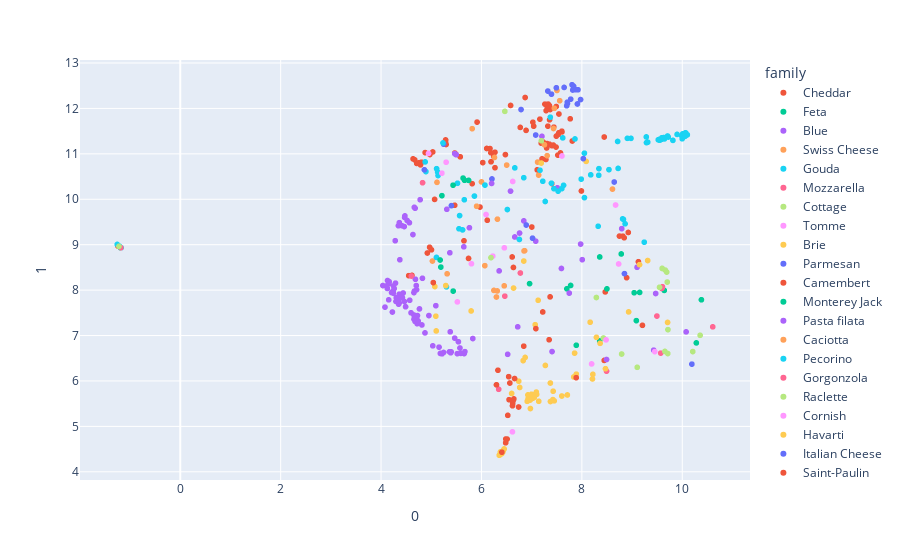

Notebook cell for this chart:
### Code cell
umapReducer = umap.UMAP(n_components=2)
umap_df = pd.DataFrame(umapReducer.fit_transform(cheese_df[feature_list]))
umap_df = pd.concat([umap_df, df], axis=1)
fig = px.scatter(umap_df, x=0, y=1, color='family', hover_name='cheese', hover_data=['color', 'country', 'aroma', 'rind', 'texture', 'milk', 'vegan'])
fig.show()

### Figure 1 — Plotly figure (JSON) as saved in the notebook; plotly's stock layout.template omitted (floating-point values rounded to 4 significant figures; data arrays with more than 128 entries replaced by an {"elided": "..."} marker saying what was removed)
{"data": [{"customdata": {"elided": "90x7 mixed values"}, "hovertemplate": "<b>%{hovertext}</b><br><br>family=Cheddar<br>0=%{x}<br>1=%{y}<br>color=%{customdata[0]}<br>country=%{customdata[1]}<br>aroma=%{customdata[2]}<br>rind=%{customdata[3]}<br>texture=%{customdata[4]}<br>milk=%{customdata[5]}<br>vegan=%{customdata[6]}<extra></extra>", "hovertext": ["Abbot’s Gold", "ADL Brick Cheese", "ADL Mild Cheddar", "Aged British Cheddar", "Amul Processed Cheese", "Anniversary Ale Cheddar", "Apple Walnut Smoked", "Applewood", "Avonlea Clothbound Cheddar", "Barber's 1833", "Barely Buzzed", "Barry's Bay Cheddar", "Baylough", "Bega Processed Cheddar", "Bermondsey Hard Pressed", "Bleu Mont Dairy Bandaged Cheddar", "Blissful Blocks", "Boivin Extra Aged Cheddar", "Boivin Marbled Cheddar", "Boivin Medium Cheddar", "Bothwell Black Truffle Cheddar", "Cabot Clothbound", "Cacow Belle", "Caerphilly", "Cahill's Irish Porter Cheddar", "Cahill's Whiskey Cheese", "Cairnsmore", "Canadian Cheddar", "Checkerboard Cheddar", "Cheddar", "Cheddar LaDiDa Lavender", "Cheddar with Irish Porter", "Cheddar with Red Wine", "Cheese Curds", "Chocolate Stout Cheddar", "Coastal Cheddar", "Colby", "Coolattin Cheddar", "Cornish Crumbly", "Cornish Smuggler", "Cougar Gold", "Country Morning", "Crowley", "LaClare Farms Chandoka", "LaClare Farms Cheddar", "LaClare Farms Raw Goats Milk Cheddar", "Lake District Extra Mature Cheddar", "Lake District Mature Cheddar", "Laura Chenel Tome", "Le Marquis Chevre", "Lincolnshire Poacher", "Llanboidy", "Loch Arthur Farmhouse", "Longhorn", "Maffra Aged Rinded Cheddar", "Maffra Dargo Walnut", "Maffra Mature Cheddar", "Maffra Peppercorn Cheddar", "Maffra Sage Derby", "Marble Cheddar", "Marco Polo", "Martha's Heat", "Menonita", "Mersey Valley Original Vintage", "Molbo", "Montgomery's Cheddar", "Morimoto Soba Ale Cheddar", "Mossfield Organic", "Mt. Mazama Cheddar", "Pembrokeshire Extra Mature Cheddar", "Pembrokeshire Mature Cheddar", "Pinconning", "Pistol Point Cheddar", "Plymouth Cheese", "Prairie Breeze Cheddar", "Prastost", "Processed Cheddar", "Promontory", "Provel", "Pyengana Cheddar", "Sartori Reserve Raspberry BellaVitano", "Scallion Onion Cheddar", "Scotch Bonnet Cheddar", "Seahive", "Seriously Strong Cheddar", "Sharp Cheddar", "Shelburne Cheddar", "Shtayburne Farm Cheddar", "Slices Of Bliss", "Smokey Touvelle"], "legendgroup": "Cheddar", "marker": {"color": "#EF553B", "symbol": "circle"}, "mode": "markers", "name": "Cheddar", "showlegend": true, "type": "scattergl", "x": [4.671, 6.244, 6.186, 7.49, 6.773, 5.284, 7.6, 4.972, 7.229, 7.574, 7.491, 7.308, 7.604, 6.842, 7.369, 7.314, 6.889, 6.477, 6.269, 6.17, 6.105, 7.329, 5.004, 7.991, 5.492, 5.971, 8.446, 6.581, 4.762, 7.401, 5.066, 5.467, 5.295, 9.126, 5.03, 7.003, 6.27, 7.207, 4.615, 4.551, 6.637, 7.04, 7.404, 8.749, 8.817, 8.843, 4.923, 4.805, 8.925, 8.466, 7.431, 7.323, 7.284, 6.19, 7.19, 6.87, 7.542, 5.912, 5.286, 7.11, 7.353, 7.809, 6.026, 7.164, 5.577, 7.288, 4.774, 7.264, 4.638, 5.652, 4.968, 5.815, 4.711, 7.357, 7.544, -1.242, 6.116, 7.486, 7.368, 7.024, 7.528, 4.786, 7.522, 7.768, 7.355, 5.467, 7.298, 7.443, 8.892, 4.878], "xaxis": "x", "y": [10.87, 10.94, 11.03, 12.04, 11.58, 11.25, 11.5, 10.98, 11.26, 11.02, 11.39, 11.23, 11.48, 6.766, 11.98, 12.01, 11.52, 10.98, 11.04, 11.12, 11.12, 12.1, 8.887, 10.18, 10.99, 9.828, 11.37, 12.06, 10.81, 10.35, 9.997, 11.02, 11.21, 8.625, 11.04, 9.389, 10.69, 10.89, 8.325, 8.318, 8.499, 11.61, 11.18, 9.189, 9.188, 9.153, 8.817, 10.82, 9.269, 7.961, 11.19, 11.61, 10.88, 10.83, 11.24, 12.24, 11.46, 11.7, 11.31, 10.65, 11.21, 11.28, 10.81, 11.76, 10.93, 11.95, 10.79, 12.09, 10.89, 9.085, 8.944, 10.34, 10.79, 11.75, 11.88, 8.97, 9.538, 11.15, 7.851, 11.7, 11.43, 10.76, 10.97, 11.77, 12.06, 9.868, 11.13, 11.59, 8.274, 11.03], "yaxis": "y"}, {"customdata": [["white", "Cyprus, Egypt, Israel, Jordan, Lebanon, Middle East, Syria", "mild, milky", "natural", "elastic, smooth, springy", "cow, goat, sheep", false], ["white", "Australia", "herbal, mild, milky", "rindless", "creamy, crumbly, springy", "cow", false], ["white", "Greece", "rich", null, "creamy, crumbly", "cow, goat, sheep", null], ["white", "Australia", "clean, fresh, herbal", "natural", "creamy", "cow", false], ["white", "New Zealand", null, "natural", "creamy, crumbly, open", "sheep", false], ["white", "Canada", "clean, lactic", "natural", "crumbly, dry", "sheep", null], ["white", "Greece", "clean, nutty, subtle", "rindless", "creamy", "goat, sheep", null], ["white", "United States", "fresh", "rindless", "soft", "goat, sheep", null], ["white", "France, United States", "fresh", "natural", "crumbly", "cow", null], ["white", "Egypt, Lebanon, Syria", "pungent, strong", "mold ripened", "creamy, crumbly, firm", "cow, sheep", false], ["white", "Albania, Bulgaria, Croatia, Greece, Israel, Macedonia, Romania, Serbia", "strong", "natural", "crumbly, grainy, smooth", "cow, goat, sheep", false], ["white", "Ireland", "goaty", "rindless", "smooth", "goat", null], ["white", "United States", "fresh", null, "crumbly, firm", "cow", false]], "hovertemplate": "<b>%{hovertext}</b><br><br>family=Feta<br>0=%{x}<br>1=%{y}<br>color=%{customdata[0]}<br>country=%{customdata[1]}<br>aroma=%{customdata[2]}<br>rind=%{customdata[3]}<br>texture=%{customdata[4]}<br>milk=%{customdata[5]}<br>vegan=%{customdata[6]}<extra></extra>", "hovertext": ["Ackawi", "Barambah Organics Marinated Feta", "Barrel Aged Feta", "Binnorie Marinated Fetta", "Brinza - Feta style", "Lemon Fetish", "Manouri", "Phoebe", "President Fat Free Feta", "Shanklish", "Sirene", "St Tola Greek Style", "Stella Feta"], "legendgroup": "Feta", "marker": {"color": "#00cc96", "symbol": "circle"}, "mode": "markers", "name": "Feta", "showlegend": true, "type": "scattergl", "x": [8.5, 9.642, 7.889, 9.151, 8.355, 9.042, -1.189, 10.28, 7.701, 10.38, 8.356, 9.086, 7.776], "xaxis": "x", "y": [8.028, 7.994, 6.786, 7.949, 6.88, 7.942, 8.93, 6.838, 8.029, 7.787, 8.73, 7.328, 8.103], "yaxis": "y"}, {"customdata": {"elided": "94x7 mixed values"}, "hovertemplate": "<b>%{hovertext}</b><br><br>family=Blue<br>0=%{x}<br>1=%{y}<br>color=%{customdata[0]}<br>country=%{customdata[1]}<br>aroma=%{customdata[2]}<br>rind=%{customdata[3]}<br>texture=%{customdata[4]}<br>milk=%{customdata[5]}<br>vegan=%{customdata[6]}<extra></extra>", "hovertext": ["Adelost", "Amablu Blue cheese", "Arådalen", "Asher Blue", "Aura", "Barden Blue", "Basajo", "Bath Blue", "Bavaria blu", "Bayley Hazen Blue", "Beenleigh Blue", "Bergere Bleue", "Big Rock Blue", "Big Woods Blue", "Blacksticks Blue", "Bleu Bénédictin", "Bleu d'Auvergne", "Bleu de Laqueuille", "Bleu Des Causses", "Bleu L'Ermite", "Bleubry", "Blu '61", "Blu di Bufala", "Blue Castello", "Blue Cheese", "Blue Lupine", "Blue Rathgore", "Blue Vein (Australian)", "Blue Wensleydale", "Blue Yonder", "Bohemian Blue", "Brebis d'Azure", "Bresse Bleu", "Brutal Blue", "Buff Blue", "Buttermilk Blue Affinee", "Buttermilk Gorgonzola", "Buxton Blue", "Cabrales", "cambazola", "Cambozola Grand Noir", "Capri Blu", "Caronzola", "Carr Valley Glacier Wildfire Blue", "Cashel Blue", "Castelmagno", "Caveman Blue", "Cayuga Blue", "Chelsea Blue", "Chiriboga Blue", "Chorlton Blue Cheshire", "Colston Bassett Stilton", "Cornish Blue", "Cote Hill Blue", "Crema de Blue", "Cressy Blu", "Crozier", "CréMonté", "La Peral", "LaClare Ziege Zacke Blue", "Lindy Hop", "Macconais", "Magna", "Maytag Blue", "Meredith Blue", "Midnight Blue", "Milawa Aged Blue", "Milawa Blue", "Mine-Gabhar", "Montagnolo", "Montsalvat", "Moody Blue", "Muffato", "Muranda Blue", "Météorite", "Picos de Europa", "Pied-de-vent", "Point Reyes Bay Blue", "Point Reyes Original Blue", "Purple's a Must", "Saint Agur", "Salemville Amish Blue", "Salemville Amish Gorgonzola", "Salemville Smokehaus Blue", "Sartori Reserve Dolcina Gorgonzola", "Shaker Blue", "Shropshire Blue", "Smokey Oregon Blue", "Stella Blue", "Stella Reduced Fat Blue", "Stella Smoked Blue", "Stichelton", "Stilton", "Strathdon Blue"], "legendgroup": "Blue", "marker": {"color": "#ab63fa", "symbol": "circle"}, "mode": "markers", "name": "Blue", "showlegend": true, "type": "scattergl", "x": [4.739, 4.233, 5.03, 4.208, 4.814, 4.663, 4.656, 5.541, 5.388, 4.519, 7.749, 4.036, 4.153, 4.565, 5.589, 4.465, 5.091, 5.467, 4.725, 4.571, 5.181, 5.518, 4.701, 6.722, 4.677, 4.426, 8.794, 4.719, 7.511, 4.245, 10.08, 4.779, 5.656, 4.824, 8.008, 4.303, 4.124, 4.247, 4.635, 6.522, 4.44, 5.828, 5.245, 4.351, 4.354, 7.081, 4.475, 7.975, 9.1, 4.765, 4.287, 4.678, 4.685, 4.655, 4.665, 4.345, 4.116, 5.363, 4.655, 4.462, 4.36, 7.406, 4.875, 4.417, 4.664, 4.364, 7.593, 5.155, 9.431, 5.572, 5.397, 4.24, 6.843, 4.365, 5.215, 4.711, 4.953, 4.374, 4.262, 4.282, 5.67, 4.297, 4.311, 4.489, 4.226, 4.078, 5.76, 4.469, 4.158, 4.129, 4.161, 4.597, 5.377, 4.707], "xaxis": "x", "y": [7.318, 7.949, 6.773, 7.947, 7.233, 9.823, 7.359, 6.863, 6.62, 9.534, 7.934, 8.101, 7.786, 9.483, 6.606, 7.748, 7.657, 6.943, 7.44, 7.777, 6.606, 6.601, 8.1, 7.191, 7.31, 7.832, 9.353, 7.261, 10.25, 7.933, 7.08, 9.99, 6.602, 8.261, 8.67, 7.834, 8.037, 8.091, 9.223, 6.587, 7.937, 6.934, 6.627, 7.69, 7.8, 9.078, 9.634, 9.013, 8.503, 7.586, 8.154, 9.803, 8.239, 7.945, 7.98, 9.418, 8.097, 6.642, 7.452, 9.399, 7.712, 6.647, 7.058, 9.418, 7.382, 7.911, 8.477, 6.745, 6.678, 6.725, 6.64, 7.988, 9.525, 9.485, 6.598, 7.39, 7.44, 8.669, 8.034, 9.087, 6.645, 7.751, 7.748, 7.634, 7.517, 7.626, 9.373, 9.6, 8.143, 8.211, 8.186, 7.5, 7.082, 8.008], "yaxis": "y"}, {"customdata": {"elided": "21x7 mixed values"}, "hovertemplate": "<b>%{hovertext}</b><br><br>family=Swiss Cheese<br>0=%{x}<br>1=%{y}<br>color=%{customdata[0]}<br>country=%{customdata[1]}<br>aroma=%{customdata[2]}<br>rind=%{customdata[3]}<br>texture=%{customdata[4]}<br>milk=%{customdata[5]}<br>vegan=%{customdata[6]}<extra></extra>", "hovertext": ["Affineur Walo Rotwein Sennechäs", "Alpha Tolman", "Amul Emmental", "Ascutney Mountain", "Baby Swiss", "Boo Boo Baby Swiss", "Challerhocker", "Cremig Extra Würzig, Bergkäse Aus Dem Schweizer Jura", "La Vache Qui Rit cheese", "Lacy Swiss", "Lappi", "Mont St-Benoît", "Pawlet", "Pleasant Creek", "Prairie Rose", "President Madrigal", "Sbrinz", "St Fidèle Swiss", "St Gall", "Stella Swiss", "Swiss cheese"], "legendgroup": "Swiss Cheese", "marker": {"color": "#FFA15A", "symbol": "circle"}, "mode": "markers", "name": "Swiss Cheese", "showlegend": true, "type": "scattergl", "x": [7.118, 6.319, 6.503, 7.559, 6.248, 7.453, 7.139, 7.254, 6.298, 6.453, 6.315, 5.816, 5.115, 8.61, 6.001, 5.904, 7.504, 6.259, 7.436, 5.023, 7.308], "xaxis": "x", "y": [10.82, 9.562, 10.75, 12.17, 7.993, 12.0, 10.53, 11.2, 7.849, 8.094, 7.982, 11.55, 10.37, 10.22, 10.38, 9.847, 12.4, 10.92, 11.56, 8.64, 10.96], "yaxis": "y"}, {"customdata": {"elided": "39x7 mixed values"}, "hovertemplate": "<b>%{hovertext}</b><br><br>family=Gouda<br>0=%{x}<br>1=%{y}<br>color=%{customdata[0]}<br>country=%{customdata[1]}<br>aroma=%{customdata[2]}<br>rind=%{customdata[3]}<br>texture=%{customdata[4]}<br>milk=%{customdata[5]}<br>vegan=%{customdata[6]}<extra></extra>", "hovertext": ["Aged Gouda", "Amul Gouda", "Beemster Aged", "Beemster Classic", "Beemster Extra Aged (XO)", "Beemster Graskaas", "Blarney Castle", "Blue Ledge La Luna", "Boeren-Leidse met sleutels", "Brimstone", "Carrowholly", "Clonmore", "Coolea", "Cow's Milk Gouda", "L'Amuse Brabander Goat Gouda", "LaClare Farms Evalon", "LaClare Farms Evalon with Cummin", "LaClare Farms Evalon with Fenugreek", "Lamb Chopper", "Leerdammer", "Legacy", "Leyden", "Lindale", "Lyburn Gold", "Lyburn Lightly Oak Smoked", "Lyburn's Winchester", "Maasdam", "Mahoe Aged Gouda", "Maribo", "Meyer Vintage Gouda", "Midnight Moon®", "Parrano", "Penbryn", "Peppercorn Gouda", "Picobello", "Processed Smoked Gouda", "Sheep Gouda", "Smoked Gouda", "St Tola Hard Cheese"], "legendgroup": "Gouda", "marker": {"color": "#19d3f3", "symbol": "circle"}, "mode": "markers", "name": "Gouda", "showlegend": true, "type": "scattergl", "x": [7.636, 6.664, 7.371, 6.07, 7.394, 5.86, 5.303, 9.243, -1.176, 4.879, 7.62, 8.34, 7.166, 5.135, 7.27, 8.812, 8.861, 8.828, 7.221, 5.564, 4.893, -1.208, 5.104, 5.624, 5.553, 7.863, 5.523, 6.843, -1.255, 6.516, 8.325, 8.051, 7.527, 5.106, 7.444, 5.658, 5.127, 7.602, 8.051], "xaxis": "x", "y": [10.31, 10.69, 11.81, 10.31, 10.35, 10.07, 8.071, 9.055, 8.933, 10.82, 11.35, 10.67, 10.64, 10.52, 9.951, 9.569, 9.46, 9.557, 10.4, 9.641, 10.61, 8.965, 8.72, 9.326, 9.35, 11.33, 10.35, 10.47, 9.005, 9.774, 9.406, 11.01, 10.18, 10.67, 10.23, 9.99, 10.6, 10.23, 10.04], "yaxis": "y"}, {"customdata": [["yellow", "India", "pleasant", "artificial", "elastic, stringy", "cow", false], ["pale yellow", "United States", "buttery, fresh, mild", null, "buttery, soft", "cow", false], ["white", "Italy", null, "rindless", "creamy", "cow, goat, water buffalo", null], ["white", "Italy, United States", "fresh, milky", "leaf wrapped", "creamy, stringy", "water buffalo", false], ["white", "United States", "fresh", "rindless", "creamy, elastic, smooth, soft, stringy, supple", "cow", false], ["white", "Australia", "milky, sweet", "rindless", "elastic", "cow", false], ["white", "Australia", null, "rindless", null, "buffalo, cow", false], ["white", "Australia", "fresh, milky, rich, sweet", null, "creamy, soft", "cow", null], ["white", "Australia", "milky, sweet", "rindless", "elastic", "cow", false], ["pale yellow", "Canada, United States", "fresh, mild", "plastic", "elastic, smooth, springy, stringy", null, false], ["brownish yellow", "Italy", "smokey", null, "elastic, smooth", "cow", null]], "hovertemplate": "<b>%{hovertext}</b><br><br>family=Mozzarella<br>0=%{x}<br>1=%{y}<br>color=%{customdata[0]}<br>country=%{customdata[1]}<br>aroma=%{customdata[2]}<br>rind=%{customdata[3]}<br>texture=%{customdata[4]}<br>milk=%{customdata[5]}<br>vegan=%{customdata[6]}<extra></extra>", "hovertext": ["Amul Pizza Mozzarella Cheese", "Beehive Fresh", "Bocconcini", "Burrata", "Classics Fresh Mozzarella", "Paesanella Bocconcini", "Paesanella Buffalo Mozzarella", "Paesanella Burrata", "Paesanella Cherry Bocconcini", "Shredded Bliss", "Smoked Fior Di Latte"], "legendgroup": "Mozzarella", "marker": {"color": "#FF6692", "symbol": "circle"}, "mode": "markers", "name": "Mozzarella", "showlegend": true, "type": "scattergl", "x": [-1.183, 6.343, 9.495, 9.571, 8.492, 9.589, 9.598, 10.61, 9.605, 6.465, 6.775], "xaxis": "x", "y": [8.934, 5.817, 7.429, 6.613, 6.216, 8.037, 8.047, 7.191, 8.075, 7.867, 8.377], "yaxis": "y"}, {"customdata": [["white", "Cyprus", null, "natural", "brittle, creamy, flaky", "goat, sheep", null], ["white", "France", "earthy, nutty, smokey", null, "creamy, smooth", "goat", false], [null, "India", "strong", "rindless", "crumbly", "cow", false], ["white", "Middle East", "milky", "rindless", "chewy, supple", "cow", false], ["white", null, "fresh", null, "firm", "cow", null], [null, "France", "fresh", "rindless", "creamy, soft", "goat", null], ["white", "France", "sweet", "rindless", "creamy, crumbly, smooth", "goat, sheep", null], ["white", "Italy", "fresh, mild, milky, pleasant", "rindless", "chalky, crumbly", "water buffalo", false], ["pale yellow", "China, Nepal, Tibet", null, "natural", "dense", "cow, yak", null], ["white", "United Kingdom, United States", null, "rindless", "creamy, crumbly", "cow", false], ["white", "Australia", "lactic, milky", "rindless", "crumbly, firm, grainy", "cow", false], ["white", "Scotland", null, "natural", "creamy, crumbly", "cow", false], ["white", "United States", "fresh", "rindless", "creamy", "goat", false], ["white", "United States", "buttery, fresh", "ash coated", "creamy", "goat", false], ["white", "Greece", null, null, "creamy, crumbly, spreadable", "goat, sheep", null], ["white", "Bangladesh, India", "fresh, milky", "rindless", "crumbly, firm", "cow, water buffalo", false], ["white", "Mexico", "fresh, mild", null, "creamy, crumbly", "cow", null]], "hovertemplate": "<b>%{hovertext}</b><br><br>family=Cottage<br>0=%{x}<br>1=%{y}<br>color=%{customdata[0]}<br>country=%{customdata[1]}<br>aroma=%{customdata[2]}<br>rind=%{customdata[3]}<br>texture=%{customdata[4]}<br>milk=%{customdata[5]}<br>vegan=%{customdata[6]}<extra></extra>", "hovertext": ["Anari", "Anneau du Vic-Bilh", "Bandal", "Basket Cheese", "Basket Molded Ricotta", "Bourdin Goat Log", "Brocciu", "Bufarolo", "Chhurpi", "Cottage Cheese", "Cottage Cheese (Australian)", "Crowdie", "LaClare Farms Chevre", "LaClare Farms Martone", "Myzithra", "Paneer", "Panela"], "legendgroup": "Cottage", "marker": {"color": "#B6E880", "symbol": "circle"}, "mode": "markers", "name": "Cottage", "showlegend": true, "type": "scattergl", "x": [9.711, 8.792, 9.601, 9.548, 9.6, 8.289, -1.221, 10.36, 6.466, 9.103, 9.7, 9.654, 10.21, 9.715, 8.43, 9.69, 9.661], "xaxis": "x", "y": [6.604, 6.593, 8.477, 8.062, 8.479, 7.838, 8.963, 7.005, 11.94, 6.3, 8.177, 6.65, 6.647, 7.13, 6.946, 8.397, 8.441], "yaxis": "y"}, {"customdata": [["white", "United States", "earthy, grassy, lactic", "mold ripened", "firm", "cow", null], [null, "United States", "milky, nutty", null, "creamy, crumbly", "sheep", null], ["golden yellow", "Canada", "buttery, fruity", "washed", "firm, supple", "cow", null], ["blue-grey", "United States", "earthy, fruity, herbal", "natural", "firm, smooth", "cow", false], ["white", "France", "earthy, floral", "leaf wrapped", "smooth", "goat, sheep", false], ["yellow", "Australia", "earthy", "natural", "creamy, crumbly, dense", "goat", false], ["ivory", "Australia", "subtle", "natural", "firm", "goat", false], ["white", "France", "goaty", "natural", "creamy", "goat", false], ["ivory", "Canada", "mushroom", "bloomy", "creamy, smooth, soft", "cow", null], ["cream", "United States", null, "natural", "firm, smooth", "sheep", false], ["ivory", "France", "grassy", "washed", "creamy, smooth", "cow", false], ["yellow", "England, Great Britain, United Kingdom", null, "mold ripened", "creamy, smooth", "cow", false]], "hovertemplate": "<b>%{hovertext}</b><br><br>family=Tomme<br>0=%{x}<br>1=%{y}<br>color=%{customdata[0]}<br>country=%{customdata[1]}<br>aroma=%{customdata[2]}<br>rind=%{customdata[3]}<br>texture=%{customdata[4]}<br>milk=%{customdata[5]}<br>vegan=%{customdata[6]}<extra></extra>", "hovertext": ["Appalachian", "Baserri", "Comtomme", "Maggie's Round", "Mascares", "Milawa Goats Tomme", "Mountain Goat", "Pelardon des Cevennes", "Pizy", "Prairie Tomme", "Saint Nectaire", "Stoney Cross"], "legendgroup": "Tomme", "marker": {"color": "#FF97FF", "symbol": "circle"}, "mode": "markers", "name": "Tomme", "showlegend": true, "type": "scattergl", "x": [6.456, 6.091, 6.226, 5.296, 9.452, 4.945, 8.672, 8.482, 6.617, 5.211, 5.52, 6.623], "xaxis": "x", "y": [8.93, 9.664, 8.748, 10.82, 6.646, 11.01, 9.874, 6.904, 4.879, 10.57, 7.741, 10.39], "yaxis": "y"}, {"customdata": {"elided": "63x7 mixed values"}, "hovertemplate": "<b>%{hovertext}</b><br><br>family=Brie<br>0=%{x}<br>1=%{y}<br>color=%{customdata[0]}<br>country=%{customdata[1]}<br>aroma=%{customdata[2]}<br>rind=%{customdata[3]}<br>texture=%{customdata[4]}<br>milk=%{customdata[5]}<br>vegan=%{customdata[6]}<extra></extra>", "hovertext": ["Baby Brie", "Barilotto", "Bath Soft Cheese", "Bath Soft Cheese Truffled", "Beach Box Brie", "Belle Creme", "Belletoile", "Bermuda Triangle", "Bloomsdale", "Blue Earth", "Boursault", "Brebirousse d'Argental", "Brie", "Brie au poivre (Brie with pepper)", "Brie Coco", "Brie d'Alexis", "Brie de Meaux", "Brie de Melun", "Brie de Portneuf", "Brie de Portneuf Double Cream", "Briquette du Forez", "Brise du Matin", "Bucheret", "California Crottin", "Castle Blue", "Cendré des Prés", "Château de Versailles", "Comox Brie", "Cornish Brie", "Coulommiers", "Cremet", "Crocodile Tear", "La Bonaparte", "La Rumeur", "La Tur", "Lady Jane", "Le Brebiou", "Le Double Joie", "Leafield", "Lingot Saint Bousquet d'Orb", "Marin French Triple Crème", "Melange", "Melange Brie", "Melinda Mae", "Miette", "Milawa Brie", "Mirabo Brie with Walnut", "Morangie Brie", "Moses Sleeper", "Pack Square", "Peekskill Pyramid", "Pencarreg", "Piper's Pyramide", "President Brie", "President Light Brie", "Prix de Diane", "Saga", "Saint André", "Saint Honoré", "Sharpham", "Ships Wheel Brie", "Somerset Brie", "St Killian"], "legendgroup": "Brie", "marker": {"color": "#FECB52", "symbol": "circle"}, "mode": "markers", "name": "Brie", "showlegend": true, "type": "scattergl", "x": [6.996, 7.191, 6.911, 7.13, 9.311, 6.424, 7.085, 9.707, 8.22, 6.972, 6.926, 7.071, 7.093, 6.954, 6.441, 6.379, 7.099, 6.843, 6.355, 6.388, 8.363, 6.366, 7.712, 8.165, 5.091, 6.452, 6.431, 6.423, 7.141, 7.024, 7.601, 8.471, 6.391, 6.369, 7.838, 5.099, 8.931, 6.379, 8.086, 8.29, 6.87, 7.375, 7.449, 6.975, 5.072, 6.761, 5.794, 7.274, 7.373, 7.428, 6.742, 6.831, 8.212, 6.928, 7.423, 6.601, 7.054, 6.937, 6.408, 7.889, 9.149, 7.855, 5.29], "xaxis": "x", "y": [5.706, 10.8, 5.552, 7.776, 8.651, 4.444, 5.71, 7.288, 6.146, 5.58, 5.693, 7.238, 5.755, 5.658, 4.483, 4.384, 5.704, 8.641, 4.364, 4.393, 6.828, 4.372, 5.692, 7.293, 7.426, 4.503, 4.453, 4.433, 5.553, 5.62, 5.669, 6.269, 4.407, 4.387, 6.088, 7.101, 7.52, 4.438, 10.83, 6.96, 6.518, 5.548, 5.562, 5.393, 8.079, 5.857, 7.541, 6.342, 5.954, 5.774, 5.995, 6.447, 6.044, 5.606, 5.59, 5.725, 5.641, 5.648, 4.402, 6.149, 8.561, 6.613, 8.1], "yaxis": "y"}, {"customdata": {"elided": "27x7 mixed values"}, "hovertemplate": "<b>%{hovertext}</b><br><br>family=Parmesan<br>0=%{x}<br>1=%{y}<br>color=%{customdata[0]}<br>country=%{customdata[1]}<br>aroma=%{customdata[2]}<br>rind=%{customdata[3]}<br>texture=%{customdata[4]}<br>milk=%{customdata[5]}<br>vegan=%{customdata[6]}<extra></extra>", "hovertext": ["Bel Ceillo", "Bella Lodi", "Blissful Toppings", "Brown’s Gulch", "Chapman's Pasture", "Chontaleno", "Cravero Parmigiano Reggiano", "Parmesan", "Piave Fresco", "Piave Mezzano", "Piave Vecchio DOP", "Piave Vecchio Selezione Oro", "Prima Donna", "Prima Donna fino", "Prima Donna forte", "Prima Donna leggero", "Prima Donna maturo", "Saanenkaese", "Sartori Classic Cheese Parmesan", "Sartori Classic MontAmore", "Sartori Limited Edition Family Heirloom Parmesan", "Sartori Reserve SarVecchio Parmesan", "Sicilian Blend", "Spenwood", "Stella Mediterranean Parmesan", "Stella Parmesan", "Stella Parmesan & Romano Blend"], "legendgroup": "Parmesan", "marker": {"color": "#636efa", "symbol": "circle"}, "mode": "markers", "name": "Parmesan", "showlegend": true, "type": "scattergl", "x": [4.863, 7.835, 8.849, 8.645, 7.017, 6.21, 7.395, 7.492, 5.402, 6.789, 7.323, 7.647, 7.778, 7.698, 7.974, 7.713, 7.712, 7.08, 7.922, 5.246, 7.804, 7.875, 7.912, 8.029, 7.843, 7.818, 7.825], "xaxis": "x", "y": [10.65, 12.49, 8.363, 10.38, 9.144, 10.45, 12.31, 12.45, 9.86, 11.98, 12.38, 12.46, 12.2, 12.06, 12.2, 12.11, 12.14, 11.41, 12.41, 11.21, 12.52, 12.41, 12.1, 10.89, 12.44, 12.41, 12.49], "yaxis": "y"}, {"customdata": {"elided": "24x7 mixed values"}, "hovertemplate": "<b>%{hovertext}</b><br><br>family=Camembert<br>0=%{x}<br>1=%{y}<br>color=%{customdata[0]}<br>country=%{customdata[1]}<br>aroma=%{customdata[2]}<br>rind=%{customdata[3]}<br>texture=%{customdata[4]}<br>milk=%{customdata[5]}<br>vegan=%{customdata[6]}<extra></extra>", "hovertext": ["Bent River", "Blythedale Camembert Vermont™", "Bufala Soldier", "Camembert", "Camembert de Normandie", "Camembert de Portneuf", "Camembert des Camarades", "Cameo", "Cirrus", "Coeur de Camembert au Calvados", "Comox Camembert", "Cooleney", "Cranborne", "Le Conquerant Camembert", "Legato", "Les Calendos", "Little Bloom on the Prairie", "Loma Alta", "McLaren", "MouCo Camembert", "PepBert", "Pithtiviers au Foin", "President Camembert", "Striegistaler Zwerge Camembert"], "legendgroup": "Camembert", "marker": {"color": "#EF553B", "symbol": "circle"}, "mode": "markers", "name": "Camembert", "showlegend": true, "type": "scattergl", "x": [6.74, 6.328, 6.55, 7.084, 6.566, 6.482, 6.511, 9.207, 6.618, 6.646, 6.485, 7.887, 6.622, 7.221, 6.543, 6.407, 8.445, 6.612, 6.525, 6.631, 6.66, 7.348, 6.299, 5.041], "xaxis": "x", "y": [5.427, 6.236, 5.588, 7.152, 5.954, 4.639, 4.721, 7.224, 5.453, 5.604, 4.721, 6.072, 5.503, 7.519, 6.095, 4.431, 6.452, 8.73, 5.243, 5.568, 6.053, 6.907, 5.915, 8.166], "yaxis": "y"}, {"customdata": [["pale yellow", "United States", null, "waxed", "creamy, firm, open", "cow, goat", false], ["ivory", "United States", "smokey", "natural", "compact, creamy, firm, open, supple", "cow", false], ["cream", "United States", "mild", "waxed", "creamy", "goat", false], [null, "United States", null, "rindless", "smooth", null, null], ["ivory", "United States", "fresh", "natural", "creamy", "goat", null], ["ivory", "United States", "spicy", "natural", "creamy, smooth", "cow", false], ["pale yellow", "Mexico, United States", "aromatic", null, "compact, creamy, firm, open, supple", "cow", null], ["cream", "United States", "aromatic, herbal", "natural", "creamy, smooth", "cow", null], ["pale yellow", "United States", null, "natural", "compact, creamy, soft, supple", "cow", null], ["pale white", "United States", "aromatic, earthy, herbal, mild", "natural", "brittle, creamy, crumbly, firm, open, supple", "cow", false]], "hovertemplate": "<b>%{hovertext}</b><br><br>family=Monterey Jack<br>0=%{x}<br>1=%{y}<br>color=%{customdata[0]}<br>country=%{customdata[1]}<br>aroma=%{customdata[2]}<br>rind=%{customdata[3]}<br>texture=%{customdata[4]}<br>milk=%{customdata[5]}<br>vegan=%{customdata[6]}<extra></extra>", "hovertext": ["Buttercup", "Campfire", "Chile Jack", "Colby-Jack", "LaClare Farms Fondry Jack", "Mezzo Secco", "Monterey Jack", "Pepper Jack", "Shtayburne Farm Monterey Jack", "Sonoma Jack"], "legendgroup": "Monterey Jack", "marker": {"color": "#00cc96", "symbol": "circle"}, "mode": "markers", "name": "Monterey Jack", "showlegend": true, "type": "scattergl", "x": [5.177, 5.744, 5.191, 6.958, 8.785, 5.212, 5.634, 5.437, 5.434, 5.663], "xaxis": "x", "y": [8.663, 10.42, 8.507, 8.143, 8.796, 10.08, 10.47, 7.978, 10.31, 10.42], "yaxis": "y"}, {"customdata": [["ivory", "Italy", "clean, mild", "natural", "elastic, soft, stringy, supple", "cow", false], [null, "Italy", "earthy", "natural", "elastic, firm", "cow", null], [null, "Italy", "earthy", null, "smooth", "water buffalo", null], [null, "Italy", "earthy", "natural", "firm", "cow", null], ["white", "Australia", "fresh, milky", "rindless", "springy, stringy, supple", "cow, water buffalo", false], ["white", "Italy", "fresh", null, "creamy, smooth, springy", "water buffalo", false], ["pale yellow", "United States", "mild", "rindless", "elastic, springy, stringy, supple", "cow", false], ["pale yellow", "Argentina", "fresh", null, "creamy, smooth, springy", "water buffalo", false], ["pale yellow", "Italy", "pleasant", null, "firm", "cow", null], ["pale yellow", "Italy", "pleasant", null, "firm, grainy", "cow", false], ["white", "Italy", "spicy", "natural", "elastic, stringy, supple", "cow", false], ["pale yellow", "Italy", "rich", null, "firm", "cow", false], ["white", "Italy", null, "natural", "elastic, smooth, springy", "cow", null], ["ivory", "United States", "buttery, spicy", "natural", "dry, firm", "cow", false]], "hovertemplate": "<b>%{hovertext}</b><br><br>family=Pasta filata<br>0=%{x}<br>1=%{y}<br>color=%{customdata[0]}<br>country=%{customdata[1]}<br>aroma=%{customdata[2]}<br>rind=%{customdata[3]}<br>texture=%{customdata[4]}<br>milk=%{customdata[5]}<br>vegan=%{customdata[6]}<extra></extra>", "hovertext": ["Caciobarricato", "Caciocavallo", "Caciocavallo di Bufala", "Caciocavallo Podolico Vetus", "Mozzarella (Australian)", "Mozzarella di Bufala DOP", "Mozzarellissima", "Provoleta", "Provolone", "Provolone del Monaco", "Provolone Mandarino Gran Riserva", "Provolone Valpadana", "Scamorza", "Suffolk Punch"], "legendgroup": "Pasta filata", "marker": {"color": "#ab63fa", "symbol": "circle"}, "mode": "markers", "name": "Pasta filata", "showlegend": true, "type": "scattergl", "x": [5.649, 6.202, 6.759, 6.579, 9.47, 8.491, 5.37, 6.664, 5.467, 5.486, 5.31, 5.497, 6.352, 7.205], "xaxis": "x", "y": [8.953, 10.35, 9.256, 10.18, 7.926, 6.472, 8.822, 9.17, 11.0, 10.99, 9.78, 10.98, 8.423, 11.39], "yaxis": "y"}, {"customdata": [["ivory", "Italy", "earthy", "natural", "firm", "cow, sheep", null], ["straw", "Italy", "grassy, pleasant", "waxed", "creamy, crumbly, open", "cow, sheep", false], ["cream", "Australia", "buttery, milky", "rindless", "buttery, soft", "cow", null], ["ivory", "Australia", "herbal", null, "buttery, soft", "cow", null]], "hovertemplate": "<b>%{hovertext}</b><br><br>family=Caciotta<br>0=%{x}<br>1=%{y}<br>color=%{customdata[0]}<br>country=%{customdata[1]}<br>aroma=%{customdata[2]}<br>rind=%{customdata[3]}<br>texture=%{customdata[4]}<br>milk=%{customdata[5]}<br>vegan=%{customdata[6]}<extra></extra>", "hovertext": ["Caciotta Al Tartufo", "Casciotta di Urbino", "Paesanella Caciotta", "Paesanella Caciotta with Rocket & Chilli"], "legendgroup": "Caciotta", "marker": {"color": "#FFA15A", "symbol": "circle"}, "mode": "markers", "name": "Caciotta", "showlegend": true, "type": "scattergl", "x": [6.068, 5.316, 6.848, 6.86], "xaxis": "x", "y": [8.538, 8.359, 8.863, 8.868], "yaxis": "y"}, {"customdata": {"elided": "38x7 mixed values"}, "hovertemplate": "<b>%{hovertext}</b><br><br>family=Pecorino<br>0=%{x}<br>1=%{y}<br>color=%{customdata[0]}<br>country=%{customdata[1]}<br>aroma=%{customdata[2]}<br>rind=%{customdata[3]}<br>texture=%{customdata[4]}<br>milk=%{customdata[5]}<br>vegan=%{customdata[6]}<extra></extra>", "hovertext": ["Calcagno", "Classico Pecorino Senese", "Classico Riserva", "Cwmtawe Pecorino", "Lo Sburrato", "Paesanella Fresco", "Pecorino", "Pecorino a Latte Crudo", "Pecorino al Pepe", "Pecorino al Tartufo", "Pecorino alla Canapa", "Pecorino allo Zafferano", "Pecorino Barba Del Passatore", "Pecorino Boccondilatte", "Pecorino Camomilla", "Pecorino Con Caglio Vegetale", "Pecorino dei Malatesta al Sangiovese", "Pecorino Dei Malatesta Sotto Cenere", "Pecorino dei Monaci", "Pecorino di Sogliano", "Pecorino di Talamello", "Pecorino di Vigna", "Pecorino Erica", "Pecorino Fiordaliso", "Pecorino Foglie Noci", "Pecorino Gelsomino", "Pecorino Ginepro", "Pecorino Gran Riserva Del Passatore", "Pecorino in Walnut Leaves", "Pecorino Mallo di Noce", "Pecorino Nel Granaio", "Pecorino Ortica", "Pecorino Papavero", "Pecorino Pera", "Pecorino Querciaiolo", "Pecorino Romagnolo", "Pecorino Romano", "Pecorino Toscanello"], "legendgroup": "Pecorino", "marker": {"color": "#19d3f3", "symbol": "circle"}, "mode": "markers", "name": "Pecorino", "showlegend": true, "type": "scattergl", "x": [8.713, 9.632, 9.284, 7.987, 9.897, 5.234, 8.176, 9.592, 9.708, 8.336, 9.999, 9.721, 10.05, 9.604, 10.05, 9.647, 10.07, 10.05, 9.993, 9.288, 9.313, 10.08, 10.01, 9.588, 9.522, 8.907, 9.536, 9.814, 8.722, 9.559, 10.05, 10.1, 8.979, 9.568, 10.06, 9.543, 8.54, 6.756], "xaxis": "x", "y": [11.27, 11.36, 11.37, 10.44, 11.43, 11.24, 10.54, 11.35, 11.39, 10.53, 11.33, 11.37, 11.42, 11.33, 11.4, 11.33, 11.46, 11.39, 11.39, 11.25, 11.26, 11.41, 11.44, 11.33, 11.31, 11.34, 11.3, 11.3, 10.68, 11.3, 11.39, 11.42, 11.34, 11.32, 11.46, 11.32, 10.65, 9.115], "yaxis": "y"}, {"customdata": [["cream", "United States", "fresh", "natural", "firm", "cow", false], ["cream", "United States", "pleasant", "natural", "creamy", "cow", false]], "hovertemplate": "<b>%{hovertext}</b><br><br>family=Gorgonzola<br>0=%{x}<br>1=%{y}<br>color=%{customdata[0]}<br>country=%{customdata[1]}<br>aroma=%{customdata[2]}<br>rind=%{customdata[3]}<br>texture=%{customdata[4]}<br>milk=%{customdata[5]}<br>vegan=%{customdata[6]}<extra></extra>", "hovertext": ["Carmody", "Stella Gorgonzola"], "legendgroup": "Gorgonzola", "marker": {"color": "#FF6692", "symbol": "circle"}, "mode": "markers", "name": "Gorgonzola", "showlegend": true, "type": "scattergl", "x": [4.827, 4.603], "xaxis": "x", "y": [10.36, 8.31], "yaxis": "y"}, {"customdata": [["pale yellow", "United States", "fresh, milky", "natural", "creamy, smooth, soft", "cow", null], ["ivory", "Canada", "pungent, stinky", "washed", "firm, supple", "cow", null]], "hovertemplate": "<b>%{hovertext}</b><br><br>family=Raclette<br>0=%{x}<br>1=%{y}<br>color=%{customdata[0]}<br>country=%{customdata[1]}<br>aroma=%{customdata[2]}<br>rind=%{customdata[3]}<br>texture=%{customdata[4]}<br>milk=%{customdata[5]}<br>vegan=%{customdata[6]}<extra></extra>", "hovertext": ["Cherokee Rose", "Little Qualicum Raclette"], "legendgroup": "Raclette", "marker": {"color": "#B6E880", "symbol": "circle"}, "mode": "markers", "name": "Raclette", "showlegend": true, "type": "scattergl", "x": [7.194, 6.189], "xaxis": "x", "y": [11.29, 8.714], "yaxis": "y"}, {"customdata": [[null, null, null, "washed", null, null, false], ["white", "England", "rich", "natural", "creamy", "cow", false], [null, "England", "fresh", "leaf wrapped", "creamy, crumbly", "cow", false], ["ivory", "England", "nutty", "washed", "smooth, supple", "cow", false]], "hovertemplate": "<b>%{hovertext}</b><br><br>family=Cornish<br>0=%{x}<br>1=%{y}<br>color=%{customdata[0]}<br>country=%{customdata[1]}<br>aroma=%{customdata[2]}<br>rind=%{customdata[3]}<br>texture=%{customdata[4]}<br>milk=%{customdata[5]}<br>vegan=%{customdata[6]}<extra></extra>", "hovertext": ["Cornish Kern", "Cornish Pepper", "Cornish Yarg", "Miss Muffet"], "legendgroup": "Cornish", "marker": {"color": "#FF97FF", "symbol": "circle"}, "mode": "markers", "name": "Cornish", "showlegend": true, "type": "scattergl", "x": [8.733, 8.194, 7.603, 5.801], "xaxis": "x", "y": [8.576, 6.374, 10.95, 8.581], "yaxis": "y"}, {"customdata": [["pale yellow", "Denmark", "sweet", "rindless", "smooth", "cow", null]], "hovertemplate": "<b>%{hovertext}</b><br><br>family=Havarti<br>0=%{x}<br>1=%{y}<br>color=%{customdata[0]}<br>country=%{customdata[1]}<br>aroma=%{customdata[2]}<br>rind=%{customdata[3]}<br>texture=%{customdata[4]}<br>milk=%{customdata[5]}<br>vegan=%{customdata[6]}<extra></extra>", "hovertext": ["Cream Havarti"], "legendgroup": "Havarti", "marker": {"color": "#FECB52", "symbol": "circle"}, "mode": "markers", "name": "Havarti", "showlegend": true, "type": "scattergl", "x": [6.639], "xaxis": "x", "y": [8.045], "yaxis": "y"}, {"customdata": [["white", "Italy", "pleasant, rich", "rindless", "buttery, creamy, spreadable", "cow", null], ["golden yellow", "Italy", null, null, "smooth", "cow", null]], "hovertemplate": "<b>%{hovertext}</b><br><br>family=Italian Cheese<br>0=%{x}<br>1=%{y}<br>color=%{customdata[0]}<br>country=%{customdata[1]}<br>aroma=%{customdata[2]}<br>rind=%{customdata[3]}<br>texture=%{customdata[4]}<br>milk=%{customdata[5]}<br>vegan=%{customdata[6]}<extra></extra>", "hovertext": ["Crescenza-Stracchino", "Pallone di Gravina"], "legendgroup": "Italian Cheese", "marker": {"color": "#636efa", "symbol": "circle"}, "mode": "markers", "name": "Italian Cheese", "showlegend": true, "type": "scattergl", "x": [10.19, 6.892], "xaxis": "x", "y": [6.371, 9.433], "yaxis": "y"}, {"customdata": [[null, "France", "milky", "washed", "creamy, firm", "cow", null]], "hovertemplate": "<b>%{hovertext}</b><br><br>family=Saint-Paulin<br>0=%{x}<br>1=%{y}<br>color=%{customdata[0]}<br>country=%{customdata[1]}<br>aroma=%{customdata[2]}<br>rind=%{customdata[3]}<br>texture=%{customdata[4]}<br>milk=%{customdata[5]}<br>vegan=%{customdata[6]}<extra></extra>", "hovertext": ["Saint Paulin"], "legendgroup": "Saint-Paulin", "marker": {"color": "#EF553B", "symbol": "circle"}, "mode": "markers", "name": "Saint-Paulin", "showlegend": true, "type": "scattergl", "x": [5.743], "xaxis": "x", "y": [8.697], "yaxis": "y"}], "layout": {"legend": {"title": {"text": "family"}, "tracegroupgap": 0}, "margin": {"t": 60}, "xaxis": {"anchor": "y", "domain": [0, 1], "title": {"text": "0"}}, "yaxis": {"anchor": "x", "domain": [0, 1], "title": {"text": "1"}}}}
